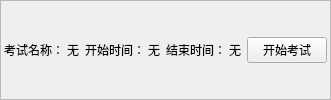
           <widget class="QFrame" name="exam_11">
            <property name="sizePolicy">
             <sizepolicy hsizetype="Preferred" vsizetype="Maximum">
              <horstretch>0</horstretch>
              <verstretch>0</verstretch>
             </sizepolicy>
            </property>
            <property name="frameShape">
             <enum>QFrame::StyledPanel</enum>
            </property>
            <property name="frameShadow">
             <enum>QFrame::Raised</enum>
            </property>
            <layout class="QHBoxLayout" name="horizontalLayout_16">
             <property name="spacing">
              <number>3</number>
             </property>
             <property name="leftMargin">
              <number>3</number>
             </property>
             <property name="topMargin">
              <number>3</number>
             </property>
             <property name="rightMargin">
              <number>3</number>
             </property>
             <property name="bottomMargin">
              <number>3</number>
             </property>
             <item>
              <widget class="QLabel" name="label_36">
               <property name="text">
                <string>考试名称：</string>
               </property>
              </widget>
             </item>
             <item>
              <widget class="QLabel" name="exam_name_11">
               <property name="text">
                <string>无</string>
               </property>
              </widget>
             </item>
             <item>
              <widget class="QFrame" name="frame_54">
               <property name="frameShape">
                <enum>QFrame::StyledPanel</enum>
               </property>
               <property name="frameShadow">
                <enum>QFrame::Raised</enum>
               </property>
              </widget>
             </item>
             <item>
              <widget class="QLabel" name="label_37">
               <property name="text">
                <string>开始时间：</string>
               </property>
              </widget>
             </item>
             <item>
              <widget class="QLabel" name="start_time_11">
               <property name="text">
                <string>无</string>
               </property>
              </widget>
             </item>
             <item>
              <widget class="QFrame" name="frame_23">
               <property name="frameShape">
                <enum>QFrame::StyledPanel</enum>
               </property>
               <property name="frameShadow">
                <enum>QFrame::Raised</enum>
               </property>
              </widget>
             </item>
             <item>
              <widget class="QLabel" name="label_38">
               <property name="text">
                <string>结束时间：</string>
               </property>
              </widget>
             </item>
             <item>
              <widget class="QLabel" name="end_time_11">
               <property name="text">
                <string>无</string>
               </property>
              </widget>
             </item>
             <item>
              <widget class="QFrame" name="frame_39">
               <property name="frameShape">
                <enum>QFrame::StyledPanel</enum>
               </property>
               <property name="frameShadow">
                <enum>QFrame::Raised</enum>
               </property>
              </widget>
             </item>
             <item>
              <widget class="QPushButton" name="start_exam_button_11">
               <property name="text">
                <string>开始考试</string>
               </property>
              </widget>
             </item>
            </layout>
           </widget>
